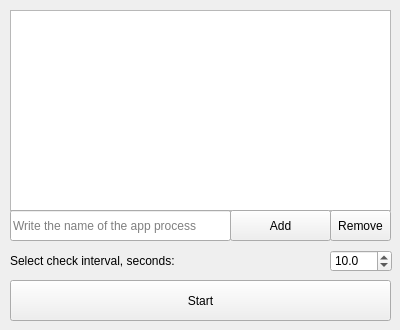
<?xml version="1.0" encoding="UTF-8"?>
<ui version="4.0">
 <class>MainWindow</class>
 <widget class="QMainWindow" name="MainWindow">
  <property name="enabled">
   <bool>true</bool>
  </property>
  <property name="geometry">
   <rect>
    <x>0</x>
    <y>0</y>
    <width>400</width>
    <height>330</height>
   </rect>
  </property>
  <property name="sizePolicy">
   <sizepolicy hsizetype="Fixed" vsizetype="Fixed">
    <horstretch>0</horstretch>
    <verstretch>0</verstretch>
   </sizepolicy>
  </property>
  <property name="minimumSize">
   <size>
    <width>400</width>
    <height>330</height>
   </size>
  </property>
  <property name="maximumSize">
   <size>
    <width>400</width>
    <height>330</height>
   </size>
  </property>
  <property name="windowTitle">
   <string>AutoKillExplorer</string>
  </property>
  <widget class="QWidget" name="centralwidget">
   <widget class="QListWidget" name="listCurrentApps">
    <property name="geometry">
     <rect>
      <x>10</x>
      <y>10</y>
      <width>381</width>
      <height>201</height>
     </rect>
    </property>
   </widget>
   <widget class="QPushButton" name="AddButton">
    <property name="geometry">
     <rect>
      <x>230</x>
      <y>210</y>
      <width>101</width>
      <height>31</height>
     </rect>
    </property>
    <property name="text">
     <string>Add</string>
    </property>
   </widget>
   <widget class="QPushButton" name="RemoveButton">
    <property name="geometry">
     <rect>
      <x>330</x>
      <y>210</y>
      <width>61</width>
      <height>31</height>
     </rect>
    </property>
    <property name="text">
     <string>Remove</string>
    </property>
   </widget>
   <widget class="QPushButton" name="StartButton">
    <property name="geometry">
     <rect>
      <x>10</x>
      <y>280</y>
      <width>381</width>
      <height>41</height>
     </rect>
    </property>
    <property name="text">
     <string>Start</string>
    </property>
   </widget>
   <widget class="QDoubleSpinBox" name="IntervalCheck">
    <property name="geometry">
     <rect>
      <x>330</x>
      <y>250</y>
      <width>62</width>
      <height>22</height>
     </rect>
    </property>
    <property name="decimals">
     <number>1</number>
    </property>
    <property name="minimum">
     <double>0.500000000000000</double>
    </property>
    <property name="singleStep">
     <double>0.500000000000000</double>
    </property>
    <property name="value">
     <double>10.000000000000000</double>
    </property>
   </widget>
   <widget class="QLabel" name="label">
    <property name="geometry">
     <rect>
      <x>10</x>
      <y>250</y>
      <width>311</width>
      <height>21</height>
     </rect>
    </property>
    <property name="text">
     <string>Select check interval, seconds:</string>
    </property>
   </widget>
   <widget class="QLineEdit" name="lineEdit">
    <property name="geometry">
     <rect>
      <x>10</x>
      <y>210</y>
      <width>221</width>
      <height>31</height>
     </rect>
    </property>
    <property name="maxLength">
     <number>100</number>
    </property>
    <property name="placeholderText">
     <string>Write the name of the app process</string>
    </property>
   </widget>
  </widget>
 </widget>
 <resources/>
 <connections/>
</ui>
